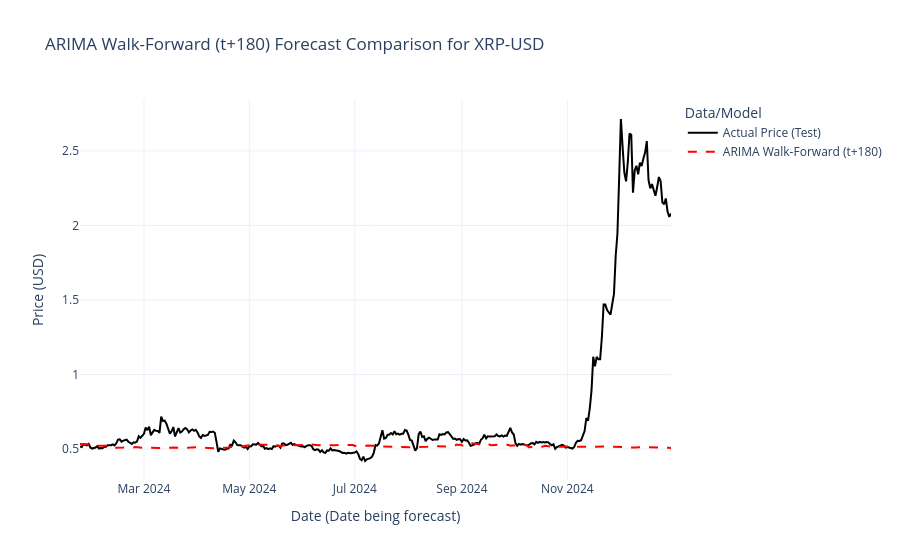

Notebook code cell kept with this figure:
### Code cell
# %% [markdown]
# ## Python version 3.11+

# %% [markdown]
# ## 1. Import Libraries

# %%
import pandas as pd
import numpy as np
import matplotlib.pyplot as plt
import warnings
warnings.filterwarnings('ignore')
import time # To time execution

# Data and Preprocessing
import yfinance as yf
from sklearn.metrics import mean_absolute_percentage_error, mean_absolute_error, mean_squared_error, r2_score
from statsmodels.tsa.stattools import adfuller

# ARIMA
import pmdarima as pm # For auto_arima

# Visualization
import plotly.graph_objects as go

# Plotting Style Preferences (Optional)
plt.style.use('seaborn-v0_8-whitegrid')
plt.rcParams['figure.figsize'] = (12, 6)
plt.rcParams['figure.dpi'] = 100

# %% [markdown]
# ## 2. Configuration

# %%
ticker = "XRP-USD"
start_date = "2017-11-09" 
end_date = "2025-01-01"

# Define Train/Test Split Ratio for the *initial* training phase
train_split_ratio = 0.80

# --- Walk-Forward Forecast Horizon ---
h = 180 
print(f"Setting Walk-Forward Horizon to: h = {h}")

# auto_arima parameters
ARIMA_SEASONAL_PERIOD = 7 

# Retraining configuration
RETRAIN_FREQUENCY = 0 

# %% [markdown]
# ## 3. Data Loading and Preparation

# %%
print(f"--- Loading Data for {ticker} ---")
try:
    df_full = yf.download(tickers=[ticker], start=start_date, end=end_date, progress=False)
    if df_full.empty: raise ValueError(f"No data downloaded for {ticker}.")
    if 'Close' not in df_full.columns: raise ValueError(f"'Close' column not found.")
    df_full = df_full[['Close']].copy()
    df_full = df_full.asfreq('D')
    df_full.ffill(inplace=True); df_full.dropna(inplace=True)
    if df_full.empty: raise ValueError(f"Data became empty.")
    print(f"Loaded {len(df_full)} data points for {ticker} from {df_full.index.min()} to {df_full.index.max()}.")
except Exception as e:
    raise ValueError(f"Failed to load data for {ticker}: {e}")

# %% [markdown]
# ## 4. Data Splitting

# %%
# Split Data into initial training and test sets
n_total = len(df_full)
n_train = int(train_split_ratio * n_total)
n_test = n_total - n_train - h + 1 

if n_test <= 0:
     raise ValueError(f"Not enough data for walk-forward with h={h}. Need at least {n_train + h} total points.")

train_data_df = df_full[:n_train]
test_data_full = df_full[n_train:] 

print(f"\nInitial Training Data: {n_train} points ({train_data_df.index.min().strftime('%Y-%m-%d')} to {train_data_df.index.max().strftime('%Y-%m-%d')})")
print(f"Test Data Available: {len(test_data_full)} points")
print(f"Number of walk-forward steps (predictions to generate & evaluate): {n_test}")
print(f"Evaluation Period Start (target t+{h}): {test_data_full.index[h-1].strftime('%Y-%m-%d')}")
print(f"Evaluation Period End (target t+{h}): {test_data_full.index[-1].strftime('%Y-%m-%d')}")

# %% [markdown]
# ## 5. Stationarity Check (on Initial Training Data)

# %%
def check_stationarity(timeseries):
    print("\nResults of Dickey-Fuller Test:")
    dftest = adfuller(timeseries, autolag="AIC")
    dfoutput = pd.Series(dftest[0:4], index=["Test Statistic", "p-value", "#Lags Used", "# Observations Used"])
    for key, value in dftest[4].items(): dfoutput[f"Critical Value ({key})"] = value
    print(dfoutput.to_string())
    if dftest[1] <= 0.05: print("=> Conclusion: Data is likely Stationary (reject H0)")
    else: print("=> Conclusion: Data is likely Non-Stationary (fail to reject H0)")

print("\n--- Stationarity Check on Initial Training Data ---")
check_stationarity(train_data_df['Close'])

# %% [markdown]
# ## 6. Initial ARIMA Model Fit (using auto_arima)

# %%
print("\n--- Fitting Initial ARIMA Model on Training Data ---")
start_time_initial_train = time.time()

arima_model = pm.auto_arima(train_data_df['Close'],
                           start_p=1, start_q=1, test='adf',
                           max_p=3, max_q=3, m=ARIMA_SEASONAL_PERIOD,
                           start_P=0, seasonal=(ARIMA_SEASONAL_PERIOD > 1),
                           d=None, D=None, trace=False,
                           error_action='ignore', suppress_warnings=True,
                           stepwise=True)

end_time_initial_train = time.time()
print(f"Initial ARIMA training finished in {end_time_initial_train - start_time_initial_train:.2f} seconds.")
print("\n--- Initial Best Model Found ---")
print(arima_model.summary())
print(f"\nBest ARIMA Order: {arima_model.order}")
print(f"Best Seasonal Order: {arima_model.seasonal_order}")

# %% [markdown]
# ## 7. Walk-Forward Validation (Rolling Forecast) Loop - t+h Steps Ahead

# %%
print(f"\n--- Starting ARIMA Walk-Forward Validation for {n_test} steps (Predicting {h} steps ahead) ---")
start_time_walk_forward = time.time()

arima_walk_forward_predictions_h_step = [] 

for t in range(n_test):
    # 1. Predict h steps ahead from the current state of the model
    try:
        yhat_h_steps = arima_model.predict(n_periods=h)
        if len(yhat_h_steps) < h: 
             raise ValueError(f"Predict returned only {len(yhat_h_steps)} steps, expected {h}")
        prediction_target_h = yhat_h_steps[h-1] 
    except Exception as e_pred:
         print(f"Warning: ARIMA predict failed at step {t+1}. Error: {e_pred}. Using fallback.")
         prediction_target_h = arima_model.arima_res_.data.endog[-1] 

    arima_walk_forward_predictions_h_step.append(prediction_target_h)

    # 3. Get the ACTUAL value for the current step 't' (index n_train + t)
    actual_value_t = test_data_full['Close'].iloc[t]

    # 4. Update the model with the actual observation.
    try:
        arima_model.update(actual_value_t)
    except Exception as e_update:
        print(f"Warning: ARIMA update failed at step {t+1} with error: {e_update}. Trying to continue without update.")

    # Log progress periodically
    if (t + 1) % 50 == 0: 
        print(f"ARIMA Walk-Forward (h={h}) Step {t+1}/{n_test} complete.")

    # ---Full Refitting Point ---
    # if RETRAIN_FREQUENCY > 0 and (t + 1) % RETRAIN_FREQUENCY == 0 and (t + 1) < n_test:

end_time_walk_forward = time.time()
total_walk_forward_time = end_time_walk_forward - start_time_walk_forward
print(f"\nARIMA Walk-Forward (h={h}) finished in {total_walk_forward_time:.2f} seconds.")

# Ensure predictions list is numpy array for metrics
arima_walk_forward_predictions_h_step = np.array(arima_walk_forward_predictions_h_step)

# --- FINAL CHECK ---
print(f"Length of final predictions: {len(arima_walk_forward_predictions_h_step)}")
print(f"Number of walk-forward steps performed: {n_test}")

# %% [markdown]
# ## 8. Evaluate Walk-Forward Performance (t+h)

# %%
# Define the evaluation metrics function
def evaluate_forecast(y_true, y_pred, model_name, horizon):
    """Calculates and prints standard evaluation metrics."""
    y_true_flat = y_true.flatten(); y_pred_flat = y_pred.flatten()
    mae = mean_absolute_error(y_true_flat, y_pred_flat)
    mape = mean_absolute_percentage_error(y_true_flat, y_pred_flat)
    rmse = np.sqrt(mean_squared_error(y_true_flat, y_pred_flat))
    try: r2 = r2_score(y_true_flat, y_pred_flat)
    except ValueError: r2 = np.nan
    print(f"\n--- {model_name} Walk-Forward (t+{horizon}) Evaluation Results ---")
    print(f"RMSE: {rmse:.4f}, MAE: {mae:.4f}, MAPE: {mape:.4%}, R²: {r2:.4f}")
    return {'RMSE': rmse, 'MAE': mae, 'MAPE': mape, 'R2': r2}

# Evaluate against the actual unscaled test data, shifted by h-1 steps
y_test_actual_h_step = test_data_full['Close'].values[h-1:]

# Check lengths before evaluation
if len(y_test_actual_h_step) != len(arima_walk_forward_predictions_h_step):
     raise ValueError(f"Length mismatch after loop: Actual evaluation data ({len(y_test_actual_h_step)}) vs Predictions ({len(arima_walk_forward_predictions_h_step)})")

arima_wf_h_results = evaluate_forecast(y_test_actual_h_step, arima_walk_forward_predictions_h_step, f"ARIMA ({ticker})", horizon=h)

# %% [markdown]
# ## 9. Visualize Walk-Forward Results (t+h)

# %%
print("\n--- Plotting Walk-Forward Forecasts ---")

prediction_dates = test_data_full.index[h-1:]
if len(prediction_dates) != len(arima_walk_forward_predictions_h_step): 
     min_plot_len = min(len(prediction_dates), len(arima_walk_forward_predictions_h_step))
     prediction_dates = prediction_dates[:min_plot_len]
     plot_predictions = arima_walk_forward_predictions_h_step[:min_plot_len]
     plot_actuals = y_test_actual_h_step[:min_plot_len]
else:
     plot_predictions = arima_walk_forward_predictions_h_step
     plot_actuals = y_test_actual_h_step

results_df_wf = pd.DataFrame({
    'Actual': plot_actuals.flatten(),
    f'ARIMA (t+{h})': plot_predictions.flatten()
}, index=prediction_dates)

fig = go.Figure()
fig.add_trace(go.Scatter(x=results_df_wf.index, y=results_df_wf['Actual'], mode='lines', name='Actual Price (Test)', line=dict(color='black')))
fig.add_trace(go.Scatter(x=results_df_wf.index, y=results_df_wf[f'ARIMA (t+{h})'], mode='lines', name=f'ARIMA Walk-Forward (t+{h})', line=dict(color='red', dash='dash')))
fig.update_layout(
    title=f'ARIMA Walk-Forward (t+{h}) Forecast Comparison for {ticker}',
    xaxis_title="Date (Date being forecast)", yaxis_title="Price (USD)", legend_title="Data/Model", template="plotly_white"
)
fig.show()

# %% [markdown]
# ## 10. Walk-Forward Evaluation Period Summary

# %%
print(f"\n--- Walk-Forward Evaluation Summary ---")
print(f"Initial Training Data End Date: {train_data_df.index.max().strftime('%Y-%m-%d')}")
print(f"Walk-Forward Evaluation Period (Test Set Dates): {test_data_full.index.min().strftime('%Y-%m-%d')} to {test_data_full.index.max().strftime('%Y-%m-%d')}")
print(f"Number of Walk-Forward Steps Performed: {n_test}")
print(f"Forecast Horizon Evaluated at each Step: h = {h}")
print(f"Evaluation Period (Target Dates): {test_data_full.index[h-1].strftime('%Y-%m-%d')} to {test_data_full.index[-1].strftime('%Y-%m-%d')}")

### Figure 1 — Plotly figure (JSON) as saved in the notebook; plotly's stock layout.template omitted (floating-point values rounded to 4 significant figures; data arrays with more than 128 entries replaced by an {"elided": "..."} marker saying what was removed)
{"data": [{"line": {"color": "black"}, "mode": "lines", "name": "Actual Price (Test)", "type": "scatter", "x": {"elided": "343 str values"}, "y": {"elided": "343 float values"}}, {"line": {"color": "red", "dash": "dash"}, "mode": "lines", "name": "ARIMA Walk-Forward (t+180)", "type": "scatter", "x": {"elided": "343 str values"}, "y": {"elided": "343 float values"}}], "layout": {"legend": {"title": {"text": "Data/Model"}}, "title": {"text": "ARIMA Walk-Forward (t+180) Forecast Comparison for XRP-USD"}, "xaxis": {"title": {"text": "Date (Date being forecast)"}}, "yaxis": {"title": {"text": "Price (USD)"}}}}
